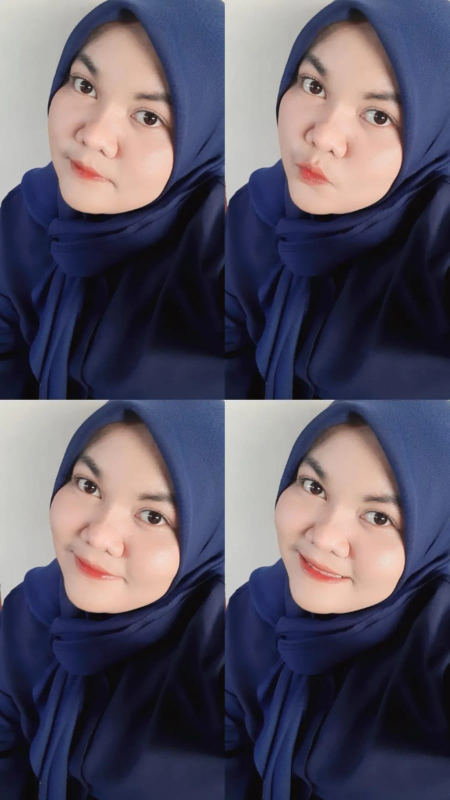
#> input picture ME.jpg, 899 x 1599 px (shown at 1/2 size)
$ python chapter2.py
#> lines starting #> are read from the running program, lines starting #| are printed output that depends on the picture
from PIL import Image

# Memuat gambar
image = Image.open('ME.jpg')
#> image is the input picture: PIL image 899x1599 RGB; mean R, G, B 89.2, 84.3, 99.4

# Menyimpan gambar
image.save('result.jpg')

cropped_image = image.crop((10, 10, 200, 200))
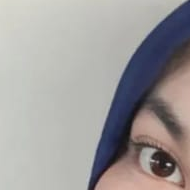
#> cropped_image: PIL image 190x190 RGB; mean R, G, B 159.5, 156, 155.1
cropped_image.save('cropped_result.jpg')

resized_image = cropped_image.resize((100, 100))
resized_image.save('resized_result.jpg')

from PIL import ImageFilter

filtered_image = resized_image.filter(ImageFilter.BLUR)
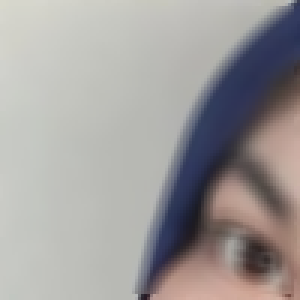
#> filtered_image: PIL image 100x100 RGB (shown 3 times larger); mean R, G, B 159.7, 156.1, 155.2
filtered_image.save('filtered_result.jpg')
